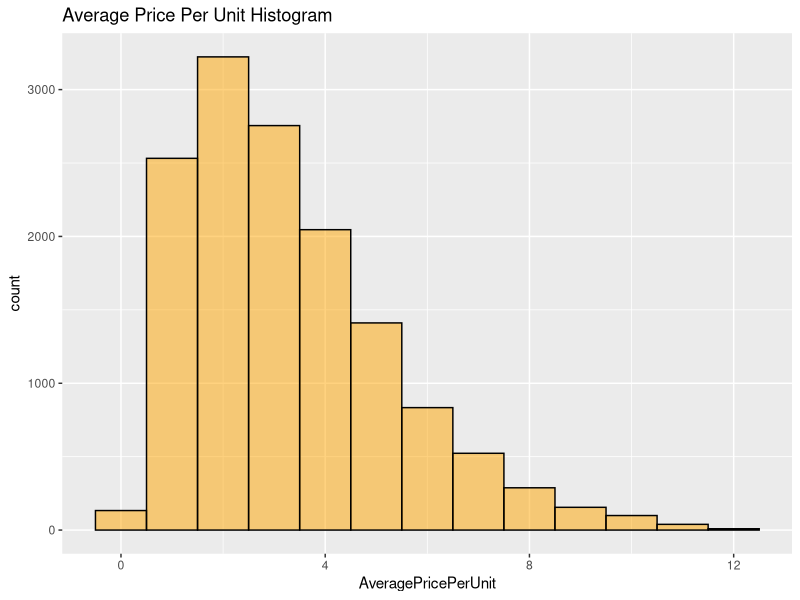
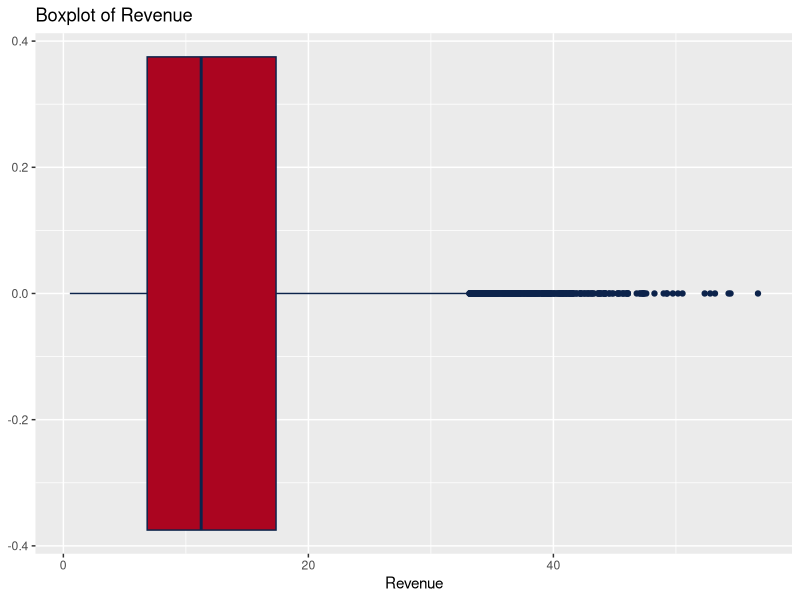

The R script that drew these images, in order: (Note: this script raises an error after producing the figures.)
# View all installed packages
installed.packages()

# Install tidyverse
# install.packages("tidyverse")

#Initiate tidyverse
library(tidyverse)

# Setting the working directory to your Lab03 folder
setwd("Add CSV location here")
getwd()

# Reading GroceryTransactions.csv into a tibble
groceryTransactions1 <- read_csv("GroceryTransactions.csv")

# Displaying groceryTransactions1 in the console
print(groceryTransactions1)

# Displaying the first 20 rows of groceryTransactions1 in the console
head(groceryTransactions1, n = 20)

# Displaying the structure of groceryTransactions1 in the console
str(groceryTransactions1)

# Displaying the summary of groceryTransactions1 in the console
summary(groceryTransactions1)

# Using the dplyr summarize() function to display the mean
print(summarize(.data = groceryTransactions1, mean(Revenue)))

# Using the dplyr summarize() function to display the median
print(summarize(.data = groceryTransactions1, median(UnitsSold)))

# Using the dplyr summarize() function to display the standard deviation
print(summarize(.data = groceryTransactions1, sd(UnitsSold)))

# Using the dplyr summarize() function to display the IQR
print(summarize(.data = groceryTransactions1, IQR(UnitsSold)))

# Using the dplyr summarize() function to display the min and max of revenue
print(summarize(.data = groceryTransactions1, min(Revenue)))
print(summarize(.data = groceryTransactions1, max(Revenue)))

# Creating a new tibble named groceryTransactions2 to contain the columns 
# PurchaseDate, Homeowner, Children, AnnualIncome, UnitsSold, Revenue
# using as_tibble
groceryTransactions2 <- as_tibble(groceryTransactions1[,c("PurchaseDate",
                                                          "Homeowner",
                                                          "Children",
                                                          "AnnualIncome",
                                                          "UnitsSold",
                                                          "Revenue")])

# Creating a new tibble named groceryTransactions2 to contain the columns 
# PurchaseDate, Homeowner, Children, AnnualIncome, UnitsSold, Revenue
# using select
groceryTransactions2 <- select(.data = groceryTransactions1
                               , PurchaseDate
                               , Homeowner
                               , Children
                               , AnnualIncome
                               , UnitsSold
                               , Revenue)

# Displaying all of the features in groceryTransactions2 for transactions 
# made by non-homeowners with at least 4 children.
print(filter(.data = groceryTransactions2,
             Homeowner == "N" & Children > 3))

# Displaying all of the records and features in groceryTransactions2 
# that were either made by customers in the $150K + annual income category 
# OR had more than 6 units sold
print(filter(.data = groceryTransactions2,
             AnnualIncome == "$150K +" | UnitsSold > 6))

# Displaying the average transaction revenue grouped by annual income level. 
# Sort the results by average transaction revenue from largest to smallest
print(groceryTransactions2 %>%
      group_by(AnnualIncome) %>%
      summarize(AverageTransactionRevenue = mean(Revenue)) %>%
      arrange(desc(AverageTransactionRevenue)))

# Creating a new tibble called groceryTransactions3 that contains 
# all of the features in groceryTransactions2 along with 
# a new calculated feature called AveragePricePerUnit calculated by 
# dividing revenue by units sold
groceryTransactions3 <- groceryTransactions2 %>%
  mutate(AveragePricePerUnit = (Revenue/UnitsSold) )

# Displaying the groceryTransactions3 tibble on the console
print(groceryTransactions3)

# Creating a histogram of AveragePricePerUnit using ggplot
histogramAveragePricePerUnit <- ggplot(data = groceryTransactions3,
                                       aes(x=AveragePricePerUnit))

# Using geom_histogram function to modify historgram
histogramAveragePricePerUnit + geom_histogram(binwidth = 1,
                                              color = "black",
                                              fill = "orange",
                                              alpha = 0.50) +

# Adding title to the Histogram
ggtitle("Average Price Per Unit Histogram")

# Creating a boxplot of revenue ofusing ggplot
boxplotRevenue <- ggplot(data = groceryTransactions3,
                         aes(x=Revenue))

# Using geom_boxplot funciton to modify boxplot
boxplotRevenue + geom_boxplot(color = "#0C234B",
                              fill = "#AB0520") + 

# Adding title to the boxplot
ggtitle("Boxplot of Revenue")

# Saving .Rhistory file
savehistory(file = ".Rhistory")
